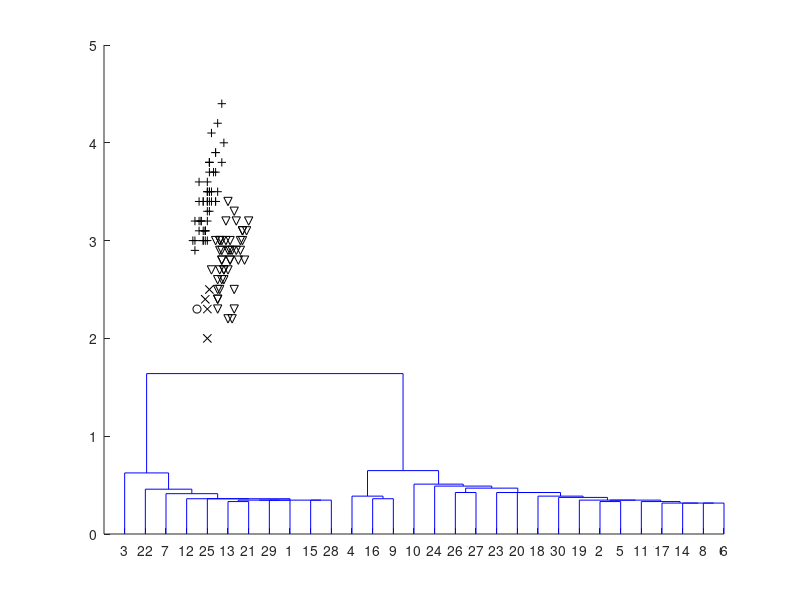

Source code (MATLAB):
% Task 2.2

% read raw data
S = dlmread('wbsa0350.dat');

%% Hierachical Clustering

A = pdist(S); % calc distances

%disp(squareform(A)); % check matrix of A, optional
% Baue Clusterbaum aus Abstandsvektor auf
B = linkage(A); % build clustertree

dendrogram(B); % plot cluster tree

% --> Seems to be 4 by interpreting dendogram1

nocl = 4; % number of clusters, var can be used for the rest of script

HC = cluster(B,'maxclust',nocl);
%disp(HC);

HC1 = S(HC==1,:);
HC2 = S(HC==2,:);
HC3 = S(HC==3,:);
HC4 = S(HC==4,:);

% optional plotting, does not work
hold on
plot(HC1(:,1),HC1(:,2), 'ok')
plot(HC2(:,1),HC2(:,2), 'xk')
plot(HC3(:,1),HC3(:,2), '+k')
plot(HC4(:,1),HC4(:,2), 'vk')


[noelHC1,~] = size(HC1);
[noelHC2,~] = size(HC2);
[noelHC3,~] = size(HC3);
[noelHC4,~] = size(HC4);

fprintf('hierachical Clustering: Num Elements in clusters: %i, %i, %i,%i\n',noelHC1,noelHC2,noelHC3,noelHC4);


%% K-mean-Clustering

KM = kmeans(S, nocl); % use clusternum
KM1 = S(KM==1,:);
KM2 = S(KM==2,:);
KM3 = S(KM==3,:);
KM4 = S(KM==4,:);

[noelKM1,~] = size(KM1);
[noelKM2,~] = size(KM2);
[noelKM3,~] = size(KM3);
[noelKM4,~] = size(KM4);

fprintf('K-mean-clustering: num Elementes in clusters: %i, %i, %i,%i\n',noelKM1,noelKM2,noelKM3,noelKM4);


%% fuzzy k-mean clustering

centrS = zscore(S); % centralize data

[Z,U,J] = fcm(centrS,nocl); % do clustering: U := Zuordnungsmatrix
UBiggerThanThird = U(:,(sum(U>0.33) >= 2));

% values from data
SBiggerThanThird = S((sum(U>0.33) >= 2),:);

% data < 1/3 of a cluster
USmallerThanThird = U(:,unique(U<0.33));
%values from Data
SSmallerThanThird = S(unique(U<0.33),:);